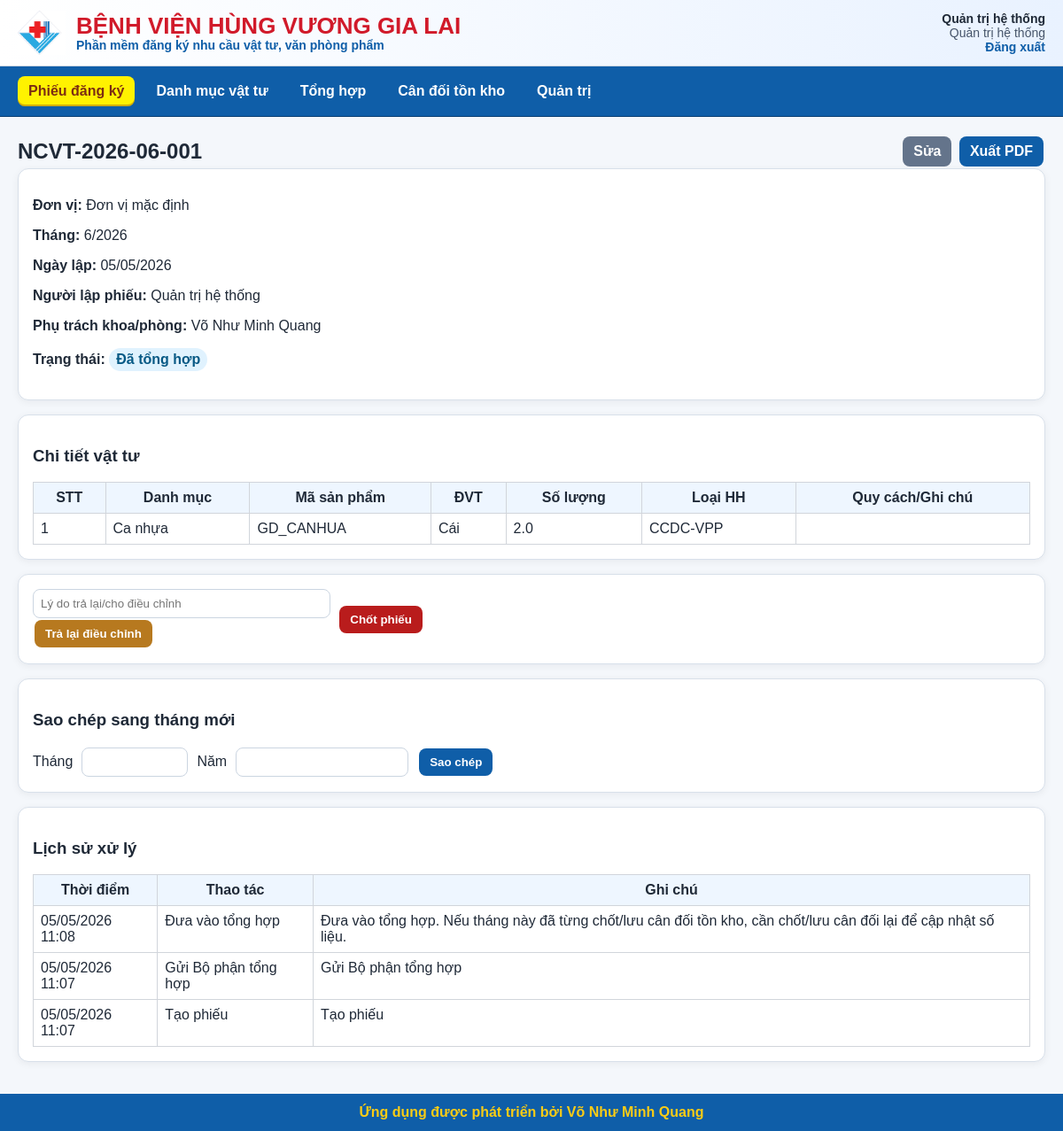
Page /requests/2 (signed in) on the committed database.
### app/models.py (models this page shows)
class User(Base):
    __tablename__ = "users"
    id: Mapped[int] = mapped_column(Integer, primary_key=True)
    username: Mapped[str] = mapped_column(String(80), unique=True, nullable=False, index=True)
    full_name: Mapped[str] = mapped_column(String(255), nullable=False)
    password_hash: Mapped[str] = mapped_column(String(255), nullable=False)
    role: Mapped[str] = mapped_column(String(50), default=ROLE_INPUTTER)
    unit_id: Mapped[int | None] = mapped_column(ForeignKey("units.id"), nullable=True)
    is_approved: Mapped[bool] = mapped_column(Boolean, default=False)
    is_active: Mapped[bool] = mapped_column(Boolean, default=True)
    created_at: Mapped[datetime] = mapped_column(DateTime, default=vietnam_now)
    unit = relationship("Unit", back_populates="users")

class DemandRequest(Base):
    __tablename__ = "demand_requests"
    __table_args__ = (
        UniqueConstraint("unit_id", "month", "year", "is_cancelled", name="uq_request_unit_month_year_active"),
    )
    id: Mapped[int] = mapped_column(Integer, primary_key=True)
    request_no: Mapped[str] = mapped_column(String(80), unique=True, nullable=False)
    unit_id: Mapped[int] = mapped_column(ForeignKey("units.id"), nullable=False)
    month: Mapped[int] = mapped_column(Integer, nullable=False)
    year: Mapped[int] = mapped_column(Integer, nullable=False)
    request_date: Mapped[date] = mapped_column(Date, default=date.today)
    title: Mapped[str] = mapped_column(String(500), default="PHIẾU ĐĂNG KÝ NHU CẦU VẬT TƯ")
    input_person_name: Mapped[str] = mapped_column(String(255), nullable=False)
    unit_head_name: Mapped[str | None] = mapped_column(String(255), nullable=True)
    status: Mapped[str] = mapped_column(String(50), default=STATUS_DRAFT, index=True)
    note: Mapped[str | None] = mapped_column(Text, nullable=True)
    return_reason: Mapped[str | None] = mapped_column(Text, nullable=True)
    edit_unlock_reason: Mapped[str | None] = mapped_column(Text, nullable=True)
    is_cancelled: Mapped[bool] = mapped_column(Boolean, default=False)
    created_by: Mapped[int | None] = mapped_column(ForeignKey("users.id"), nullable=True)
    submitted_to_unit_head_at: Mapped[datetime | None] = mapped_column(DateTime, nullable=True)
    unit_approved_by: Mapped[int | None] = mapped_column(ForeignKey("users.id"), nullable=True)
    unit_approved_at: Mapped[datetime | None] = mapped_column(DateTime, nullable=True)
    sent_to_summary_at: Mapped[datetime | None] = mapped_column(DateTime, nullable=True)
    summarized_by: Mapped[int | None] = mapped_column(ForeignKey("users.id"), nullable=True)
    summarized_at: Mapped[datetime | None] = mapped_column(DateTime, nullable=True)
    closed_by: Mapped[int | None] = mapped_column(ForeignKey("users.id"), nullable=True)
    closed_at: Mapped[datetime | None] = mapped_column(DateTime, nullable=True)
    created_at: Mapped[datetime] = mapped_column(DateTime, default=vietnam_now)
    updated_at: Mapped[datetime] = mapped_column(DateTime, default=vietnam_now)
    unit = relationship("Unit", back_populates="requests")
    items = relationship(
        "DemandRequestItem",
        back_populates="request",
        cascade="all, delete-orphan",
        order_by="DemandRequestItem.sort_order",
    )

class Unit(Base):
    __tablename__ = "units"
    id: Mapped[int] = mapped_column(Integer, primary_key=True)
    name: Mapped[str] = mapped_column(String(255), unique=True, nullable=False)
    default_unit_head_name: Mapped[str | None] = mapped_column(String(255), nullable=True)
    is_active: Mapped[bool] = mapped_column(Boolean, default=True)
    created_at: Mapped[datetime] = mapped_column(DateTime, default=vietnam_now)
    users = relationship("User", back_populates="unit")
    requests = relationship("DemandRequest", back_populates="unit")

class DemandRequestItem(Base):
    __tablename__ = "demand_request_items"
    id: Mapped[int] = mapped_column(Integer, primary_key=True)
    request_id: Mapped[int] = mapped_column(ForeignKey("demand_requests.id"), nullable=False)
    material_id: Mapped[int | None] = mapped_column(ForeignKey("materials.id"), nullable=True)
    material_code: Mapped[str | None] = mapped_column(String(100), nullable=True)
    material_name: Mapped[str] = mapped_column(String(255), nullable=False)
    unit: Mapped[str] = mapped_column(String(80), nullable=False)
    quantity: Mapped[float] = mapped_column(Float, nullable=False)
    category_name: Mapped[str] = mapped_column(String(255), nullable=False)
    specification: Mapped[str | None] = mapped_column(String(255), nullable=True)
    note: Mapped[str | None] = mapped_column(Text, nullable=True)
    is_new_material: Mapped[bool] = mapped_column(Boolean, default=False)
    sort_order: Mapped[int] = mapped_column(Integer, default=0)
    request = relationship("DemandRequest", back_populates="items")
    material = relationship("Material")

class DemandRequestLog(Base):
    __tablename__ = "demand_request_logs"
    id: Mapped[int] = mapped_column(Integer, primary_key=True)
    request_id: Mapped[int] = mapped_column(ForeignKey("demand_requests.id"), nullable=False)
    user_id: Mapped[int | None] = mapped_column(ForeignKey("users.id"), nullable=True)
    action: Mapped[str] = mapped_column(String(100), nullable=False)
    old_data: Mapped[str | None] = mapped_column(Text, nullable=True)
    new_data: Mapped[str | None] = mapped_column(Text, nullable=True)
    note: Mapped[str | None] = mapped_column(Text, nullable=True)
    created_at: Mapped[datetime] = mapped_column(DateTime, default=vietnam_now)

### app/routers/requests.py (the view)
@router.get("/{request_id}", response_class=HTMLResponse)
def request_detail(
    request_id: int,
    request: Request,
    db: Session = Depends(get_db),
    current_user: User = Depends(login_required),
):
    req = visible_request_query(db, current_user).filter(DemandRequest.id == request_id).first()
    if not req:
        return RedirectResponse("/requests", status_code=303)
    balance_locked = _is_balance_locked(db, req)
    logs = (
        db.query(DemandRequestLog)
        .filter(DemandRequestLog.request_id == request_id)
        .order_by(DemandRequestLog.created_at.desc())
        .all()
    )
    return templates.TemplateResponse(
        "request_detail.html",
        {
            "request": request,
            "current_user": current_user,
            "req": req,
            "logs": logs,
            "status_labels": STATUS_LABELS,
            "can_view_all": can_view_all(current_user),
            "action_labels": ACTION_LABELS,
            "balance_locked": balance_locked,
        },
    )

### app/templates/request_detail.html (shortened to what this page needs)
{% extends "base.html" %}
{% block content %}
<div class="page-title">
    <h2>{{ req.request_no }}</h2>
    <div>
        {% if not balance_locked %}
            <a class="button secondary" href="/requests/{{ req.id }}/edit">Sửa</a>
        {% endif %}
        <a class="button" href="/requests/{{ req.id }}/pdf" target="_blank">Xuất PDF</a>
    </div>
</div>
<section class="card">
    <p><b>Đơn vị:</b> {{ req.unit.name }}</p>
    <p><b>Tháng:</b> {{ req.month }}/{{ req.year }}</p>
    <p><b>Ngày lập:</b> {{ req.request_date.strftime('%d/%m/%Y') }}</p>
    <p><b>Người lập phiếu:</b> {{ req.input_person_name }}</p>
    <p><b>Phụ trách khoa/phòng:</b> {{ req.unit_head_name or '' }}</p>
    <p><b>Trạng thái:</b> <span class="status">{{ status_labels.get(req.status, req.status) }}</span></p>
</section>
<section class="card">
    <h3>Chi tiết vật tư</h3>
    <div class="table-scroll">
        <table>
            <thead><tr><th>STT</th><th>Danh mục</th><th>Mã sản phẩm</th><th>ĐVT</th><th>Số lượng</th><th>Loại HH</th><th>Quy cách/Ghi chú</th></tr></thead>
            <tbody>
            {% for item in req.items %}
            <tr>
                <td>{{ loop.index }}</td>
                <td>{{ item.material_name }} {% if item.is_new_material %}<span class="badge">Ngoài danh mục</span>{% endif %}</td>
                <td>{{ item.material_code or 'Ngoài danh mục' }}</td>
                <td>{{ item.unit }}</td>
                <td>{{ item.quantity }}</td>
                <td>{{ item.category_name }}</td>
                <td>{{ item.specification or item.note or '' }}</td>
            </tr>
            {% endfor %}
            </tbody>
        </table>
    </div>
</section>
{% if not balance_locked %}
<section class="card actions">
    {% if current_user.role in ['ADMIN','SUMMARY','APPROVER'] %}
        <form method="post" action="/requests/{{ req.id }}/return-edit">
            <input name="reason" placeholder="Lý do trả lại/cho điều chỉnh">
            <button class="warning">Trả lại điều chỉnh</button>
        </form>
        {% if req.status == 'SUMMARIZED' %}
        <form method="post" action="/requests/{{ req.id }}/close">
            <button class="danger">Chốt phiếu</button>
        </form>
        {% endif %}
    {% endif %}
</section>
{% endif %}
<section class="card">
    <h3>Sao chép sang tháng mới</h3>
    <form method="post" action="/requests/{{ req.id }}/copy-next" class="inline-form">
        <label>Tháng</label><input type="number" name="target_month" min="1" max="12" required>
        <label>Năm</label><input type="number" name="target_year" required>
        <button>Sao chép</button>
    </form>
</section>
<section class="card">
    <h3>Lịch sử xử lý</h3>
    <div class="table-scroll">
        <table>
            <thead><tr><th>Thời điểm</th><th>Thao tác</th><th>Ghi chú</th></tr></thead>
            <tbody>
            {% for log in logs %}
            <tr><td>{{ log.created_at.strftime('%d/%m/%Y %H:%M') if log.created_at else '' }}</td><td>{{ action_labels.get(log.action, log.action) }}</td><td>{{ log.note or '' }}</td></tr>
            {% endfor %}
            </tbody>
        </table>
    </div>
</section>
{% endblock %}

### app/templates/base.html (shortened to what this page needs)
<!doctype html>
<html lang="vi">
<head>
    <link rel="stylesheet" href="/static/style.css">
</head>
<body>
<div class="app-shell">
    <header class="brand-header">
        <div class="brand-left">
            <img src="/static/branding/logo.png" alt="Logo bệnh viện" class="brand-logo">
            <div>
                <div class="brand-title">BỆNH VIỆN HÙNG VƯƠNG GIA LAI</div>
                <div class="brand-subtitle">Phần mềm đăng ký nhu cầu vật tư, văn phòng phẩm</div>
            </div>
        </div>
        <div class="brand-user">
            {% if current_user %}
                <strong>{{ current_user.full_name }}</strong>
                <span class="role-label">{{ ROLE_LABELS.get(current_user.role, current_user.role) }}</span>
                <a href="/logout">Đăng xuất</a>
            {% endif %}
        </div>
    </header>
<nav class="nav">
    {% if current_user %}
        <a href="/requests"
           class="{% if request.url.path.startswith('/requests') %}active-tab{% endif %}">
            Phiếu đăng ký
        </a>
        <a href="/materials"
           class="{% if request.url.path.startswith('/materials') %}active-tab{% endif %}">
            Danh mục vật tư
        </a>
        {% if current_user.role in ['ADMIN','SUMMARY','APPROVER'] %}
            <a href="/summary?month={{ NAV_MONTH }}&year={{ NAV_YEAR }}"
               class="{% if request.url.path.startswith('/summary') %}active-tab{% endif %}">
                Tổng hợp
            </a>
            <a href="/inventory-balance?month={{ NAV_MONTH }}&year={{ NAV_YEAR }}"
               class="{% if request.url.path.startswith('/inventory-balance') %}active-tab{% endif %}">
                Cân đối tồn kho
            </a>
        {% endif %}
        {% if current_user.role == 'ADMIN' %}
            <a href="/admin/users"
               class="{% if request.url.path.startswith('/admin') %}active-tab{% endif %}">
                Quản trị
            </a>
        {% endif %}
    {% endif %}
</nav>
    <main id="main-content" class="container">
        {% block content %}{% endblock %}
    </main>
    <footer class="footer">
        <div class="footer-text">Ứng dụng được phát triển bởi Võ Như Minh Quang</div>
    </footer>
</div>
</body>
</html>

### app/static/style.css (style rules this page uses)
* { box-sizing: border-box; }
html, body { margin: 0; padding: 0; }
body { font-family: Arial, sans-serif; background: #f4f7fb; color: #1f2937; min-height: 100vh; }
a { color: #0f5ea8; text-decoration: none; }
.app-shell { min-height: 100vh; display: flex; flex-direction: column; }
.brand-header { background: linear-gradient(90deg, #ffffff 0%, #e9f2ff 100%); border-bottom: 1px solid #cbd5e1; padding: 10px 20px; display: flex; justify-content: space-between; align-items: center; gap: 12px; }
.brand-left { display: flex; align-items: center; gap: 12px; }
.brand-logo { width: 54px; height: 54px; object-fit: contain; }
.brand-title { font-size: 26px; font-weight: 700; color: #d11a2a; line-height: 1.1; }
.brand-subtitle { font-size: 14px; color: #0f5ea8; font-weight: 600; }
.brand-user { text-align: right; font-size: 14px; }
.brand-user .role-label { display: block; color: #475569; }
.brand-user a { font-weight: 700; }
.nav { background: #0f5ea8; padding: 11px 20px; border-bottom: 1px solid #0a3f72; display: flex; flex-wrap: wrap; gap: 12px; }
.nav a { color: #ffffff; font-weight: 700; }
.container { flex: 1; padding: 20px; max-width: 1400px; width: 100%; margin: 0 auto; }
.card { background: #ffffff; border: 1px solid #d8e0ea; border-radius: 12px; padding: 16px; margin-bottom: 16px; box-shadow: 0 2px 8px rgba(15, 23, 42, 0.06); }
.page-title { display: flex; justify-content: space-between; align-items: center; gap: 10px; flex-wrap: wrap; }
.page-title h2, .page-title h3 { margin: 0; }
table { width: 100%; border-collapse: collapse; background: #ffffff; }
th, td { border: 1px solid #d1d5db; padding: 8px; vertical-align: top; }
th { background: #eef6ff; text-align: center; }
input, select, textarea { width: 100%; padding: 8px; border: 1px solid #cbd5e1; border-radius: 8px; min-width: 120px; font-family: inherit; background: #ffffff; }
button, .button { display: inline-block; background: #0f5ea8; color: white; border: none; border-radius: 8px; padding: 8px 12px; cursor: pointer; margin: 2px; font-weight: 700; }
button.secondary, .button.secondary { background: #64748b; }
button.warning { background: #b7791f; }
button.danger { background: #b91c1c; }
.inline-form { display: flex; gap: 10px; align-items: center; flex-wrap: wrap; }
.inline-form > * { width: auto; }
.status { background: #e0f2fe; color: #075985; padding: 4px 8px; border-radius: 999px; font-weight: bold; display: inline-block; }
.actions { display: flex; gap: 8px; flex-wrap: wrap; align-items: center; }
.footer { background: #0f5ea8; padding: 12px 20px; text-align: center; }
.footer-text { color: #facc15; font-weight: 700; }
.table-scroll { overflow-x: auto; }

### app/templates/base.html (style rules this page uses)
.nav a { padding: 8px 12px; border-radius: 8px; transition: background-color 0.15s ease, color 0.15s ease; }
.nav a.active-tab { background: #fff200; color: #7c2d12 !important; font-weight: 800; box-shadow: inset 0 -2px 0 rgba(124, 45, 18, 0.35); }

### rows in the picture
User: full_name "Quản trị hệ thống", get "Quản trị hệ thống"
DemandRequest: request_no "NCVT-2026-06-001", month "6", year "2026", request_date "05/05/2026", input_person_name "Quản trị hệ thống", unit_head_name "Võ Như Minh Quang", get "Đã tổng hợp"
Unit: unit.name "Đơn vị mặc định"
DemandRequestItem: material_name "Ca nhựa", material_code "GD_CANHUA", unit "Cái", quantity "2.0", category_name "CCDC-VPP"
DemandRequestLog: created_at "05/05/2026 11:08", get "Đưa vào tổng hợp", note "Đưa vào tổng hợp. Nếu tháng này đã từng chốt/lưu cân đối tồn kho, cần chốt/lưu cân đối lại để cập nhật số liệu."
DemandRequestLog: created_at "05/05/2026 11:07", get "Gửi Bộ phận tổng hợp", note "Gửi Bộ phận tổng hợp"
DemandRequestLog: created_at "05/05/2026 11:07", get "Tạo phiếu", note "Tạo phiếu"
